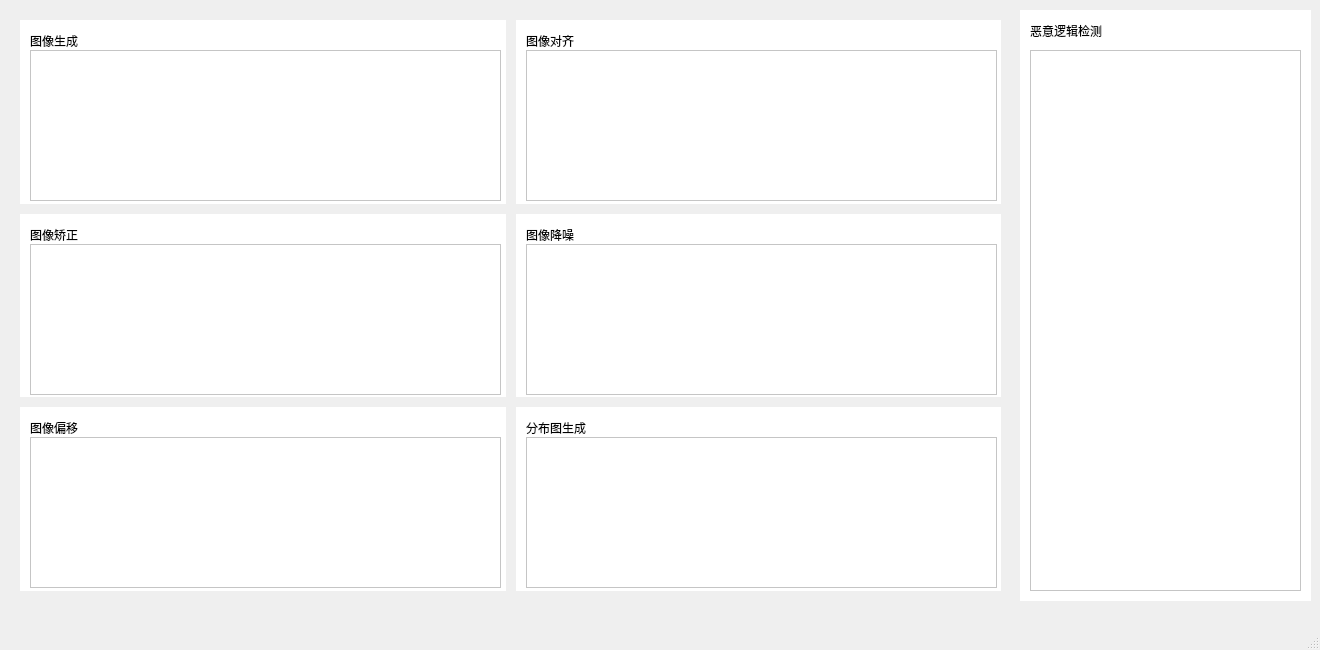
<?xml version="1.0" encoding="UTF-8"?>
<ui version="4.0">
 <class>LogpageTest</class>
 <widget class="QMainWindow" name="LogpageTest">
  <property name="geometry">
   <rect>
    <x>0</x>
    <y>0</y>
    <width>1320</width>
    <height>650</height>
   </rect>
  </property>
  <property name="windowTitle">
   <string>MainWindow</string>
  </property>
  <widget class="QWidget" name="centralwidget">
   <widget class="QWidget" name="gridLayoutWidget">
    <property name="geometry">
     <rect>
      <x>10</x>
      <y>10</y>
      <width>1001</width>
      <height>591</height>
     </rect>
    </property>
    <layout class="QGridLayout" name="gridLayout_5">
     <property name="leftMargin">
      <number>10</number>
     </property>
     <property name="topMargin">
      <number>10</number>
     </property>
     <property name="rightMargin">
      <number>10</number>
     </property>
     <property name="bottomMargin">
      <number>10</number>
     </property>
     <property name="spacing">
      <number>10</number>
     </property>
     <item row="2" column="0">
      <widget class="QWidget" name="widget_5" native="true">
       <property name="styleSheet">
        <string notr="true">background-color:rgb(255, 255, 255)</string>
       </property>
       <widget class="QLabel" name="label_5">
        <property name="geometry">
         <rect>
          <x>10</x>
          <y>10</y>
          <width>161</width>
          <height>21</height>
         </rect>
        </property>
        <property name="styleSheet">
         <string notr="true">border:0px
</string>
        </property>
        <property name="text">
         <string>图像偏移</string>
        </property>
       </widget>
       <widget class="QTextBrowser" name="textBrowser_5">
        <property name="geometry">
         <rect>
          <x>10</x>
          <y>30</y>
          <width>471</width>
          <height>151</height>
         </rect>
        </property>
       </widget>
      </widget>
     </item>
     <item row="2" column="1">
      <widget class="QWidget" name="widget_6" native="true">
       <property name="styleSheet">
        <string notr="true">background-color:rgb(255, 255, 255)</string>
       </property>
       <widget class="QLabel" name="label_6">
        <property name="geometry">
         <rect>
          <x>10</x>
          <y>10</y>
          <width>161</width>
          <height>21</height>
         </rect>
        </property>
        <property name="styleSheet">
         <string notr="true">border:0px</string>
        </property>
        <property name="text">
         <string>分布图生成</string>
        </property>
       </widget>
       <widget class="QTextBrowser" name="textBrowser_6">
        <property name="geometry">
         <rect>
          <x>10</x>
          <y>30</y>
          <width>471</width>
          <height>151</height>
         </rect>
        </property>
       </widget>
      </widget>
     </item>
     <item row="1" column="1">
      <widget class="QWidget" name="widget_4" native="true">
       <property name="styleSheet">
        <string notr="true">background-color:rgb(255, 255, 255)</string>
       </property>
       <widget class="QLabel" name="label_4">
        <property name="geometry">
         <rect>
          <x>10</x>
          <y>10</y>
          <width>161</width>
          <height>21</height>
         </rect>
        </property>
        <property name="styleSheet">
         <string notr="true">border:0px</string>
        </property>
        <property name="text">
         <string>图像降噪</string>
        </property>
       </widget>
       <widget class="QTextBrowser" name="textBrowser_4">
        <property name="geometry">
         <rect>
          <x>10</x>
          <y>30</y>
          <width>471</width>
          <height>151</height>
         </rect>
        </property>
       </widget>
      </widget>
     </item>
     <item row="1" column="0">
      <widget class="QWidget" name="widget_3" native="true">
       <property name="styleSheet">
        <string notr="true">background-color:rgb(255, 255, 255)
</string>
       </property>
       <widget class="QLabel" name="label_3">
        <property name="geometry">
         <rect>
          <x>10</x>
          <y>10</y>
          <width>161</width>
          <height>21</height>
         </rect>
        </property>
        <property name="styleSheet">
         <string notr="true">border:0px
</string>
        </property>
        <property name="text">
         <string>图像矫正</string>
        </property>
       </widget>
       <widget class="QTextBrowser" name="textBrowser_3">
        <property name="geometry">
         <rect>
          <x>10</x>
          <y>30</y>
          <width>471</width>
          <height>151</height>
         </rect>
        </property>
       </widget>
      </widget>
     </item>
     <item row="0" column="1">
      <widget class="QWidget" name="widget" native="true">
       <property name="styleSheet">
        <string notr="true">
background-color:rgb(255, 255, 255)</string>
       </property>
       <widget class="QLabel" name="label_2">
        <property name="geometry">
         <rect>
          <x>10</x>
          <y>10</y>
          <width>161</width>
          <height>21</height>
         </rect>
        </property>
        <property name="styleSheet">
         <string notr="true">border:0px</string>
        </property>
        <property name="text">
         <string>图像对齐</string>
        </property>
       </widget>
       <widget class="QTextBrowser" name="textBrowser_2">
        <property name="geometry">
         <rect>
          <x>10</x>
          <y>30</y>
          <width>471</width>
          <height>151</height>
         </rect>
        </property>
       </widget>
      </widget>
     </item>
     <item row="0" column="0">
      <widget class="QWidget" name="widget_2" native="true">
       <property name="styleSheet">
        <string notr="true">background-color:rgb(255, 255, 255)</string>
       </property>
       <widget class="QLabel" name="label">
        <property name="geometry">
         <rect>
          <x>10</x>
          <y>10</y>
          <width>161</width>
          <height>21</height>
         </rect>
        </property>
        <property name="styleSheet">
         <string notr="true">border:0px</string>
        </property>
        <property name="text">
         <string>图像生成</string>
        </property>
       </widget>
       <widget class="QTextBrowser" name="textBrowser">
        <property name="geometry">
         <rect>
          <x>10</x>
          <y>30</y>
          <width>471</width>
          <height>151</height>
         </rect>
        </property>
       </widget>
      </widget>
     </item>
    </layout>
   </widget>
   <widget class="QWidget" name="widget_7" native="true">
    <property name="geometry">
     <rect>
      <x>1020</x>
      <y>10</y>
      <width>291</width>
      <height>591</height>
     </rect>
    </property>
    <property name="styleSheet">
     <string notr="true">background-color:rgb(255, 255, 255)</string>
    </property>
    <widget class="QLabel" name="label_7">
     <property name="geometry">
      <rect>
       <x>10</x>
       <y>10</y>
       <width>161</width>
       <height>21</height>
      </rect>
     </property>
     <property name="styleSheet">
      <string notr="true">border:0px</string>
     </property>
     <property name="text">
      <string>恶意逻辑检测</string>
     </property>
    </widget>
    <widget class="QTextBrowser" name="textBrowser_7">
     <property name="geometry">
      <rect>
       <x>10</x>
       <y>40</y>
       <width>271</width>
       <height>541</height>
      </rect>
     </property>
    </widget>
   </widget>
  </widget>
  <widget class="QMenuBar" name="menubar">
   <property name="geometry">
    <rect>
     <x>0</x>
     <y>0</y>
     <width>1320</width>
     <height>23</height>
    </rect>
   </property>
  </widget>
  <widget class="QStatusBar" name="statusbar"/>
 </widget>
 <resources/>
 <connections/>
</ui>
